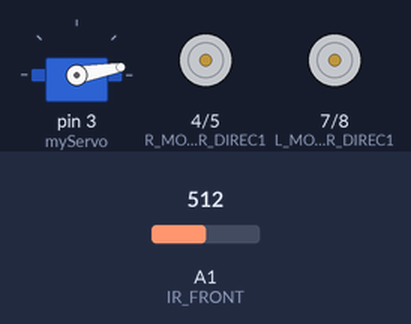
The sketch below on a simulated Arduino Uno, built with avr-gcc and run on an emulated ATmega328P. On the bench: servo, motor-driver pin pairs drawn as motors (green arrow = first pin HIGH = forward, orange = second pin HIGH = backward, longer = more drive, scaled by the enable pin). The test bench sets the inputs (shaded band); at power-on: A1 (IR_FRONT) = 512. What the sketch prints to the serial monitor is not drawn.

Above: at 1.5 s.
1.6 s: A1 (IR_FRONT) set to 416
At 3.0 s:
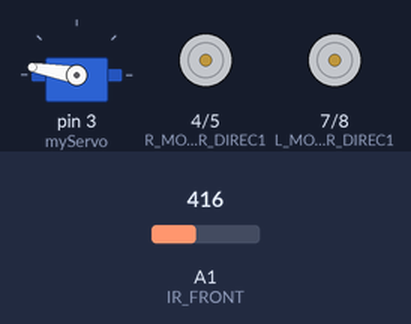
6.1 s: A1 (IR_FRONT) set to 391
At 9.1 s:
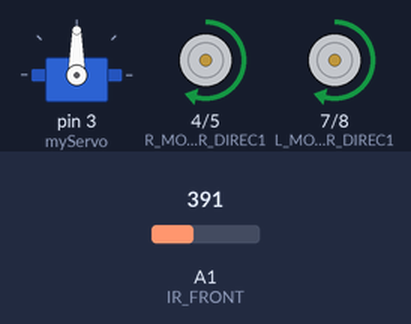
Timing chart, 0 to 10.6 s (numbered marks = the images above; inputs shaded):
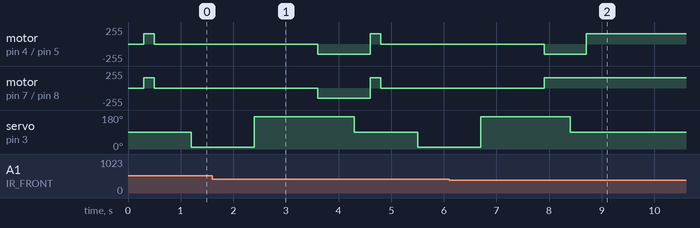

Measured:
- the behaviour switches between 401 and 400 on A1 (IR_FRONT) (found by bisection; images 1 and 2)

The sketch:

DaMazeFrontIRsensorPANTest.ino
```cpp
// Source                       ::     DaMaze.ino
// Description                  ::     autonomous maze solving vehicle
//                              ::     This program will grow in functionality through a series of project phases.
// Original Program Template    ::     adapted from J.E.Marriott / March 2017


// Phase 0
// Modified by      ::   R.Barriault / April 2018
//                        6.a. Testing drive motor control
// Phase 1
// Modified by     ::     Your Name / Date                              <----------------- IMPORTANT... Complete these with each phase! -----------------
//                        6.b. Testing FWD facing sensors
// Phase 2
// Modified by     ::     Your Name / Date
//                        6.c. Testing "non-drive" motors
// Phase 3
// Modified by     ::     Your Name / Date
//                        6.d. Testing bottom facing sensors
// Phase 4
// Modified by     ::     Your Name / Date
//                        6.e. Testing switch
// Phase 5
// Modified by     ::     Your Name / Date
//                        8. Maze code; fwd sensors only
// Phase 6
// Modified by     ::     Your Name / Date
//                        9. Maze code; fwd and bottom sensors, return to start
// Phase 7
// Modified by     ::     Your Name / Date
//                        10. ; 11. Seek and grasp object at end of maze and return

//*******************************************************************************************
// It is considered a "best practice" to map out all your pins at the top of the program,
// even the ones that are currently not in use.  Takes the guesswork out of "what is what"!
//
// Using "defines" instead of "declaring variables" reduces memory usage.
// https://www.arduino.cc/en/reference/define
// GooglE "define vs constant variables in Arduino".
//
// References created with "#define" are called CONSTANTS. It is common to signify CONSTANTS as ALL UPPER CASE.
//*******************************************************************************************

// Digital Pin Assignments
#define DO_NOT_USE_0            0
#define DO_NOT_USE_1            1
#define NOT_USED_2              2
#define USEDBYSERVO             3   // myServo attached to pin 3 , mount Front IR Sensor on this servo
#define R_MOTOR_DIREC1          4   // IN1 digitalWrite LOW forward, HIGH reverse
#define R_MOTOR_DIREC2          5   // IN2 digitalWrite HIGH forward, LOW reverse
#define R_MOTOR_SPEED           6   // ENA analogWrite from 0 thru 255
#define L_MOTOR_DIREC1          7   // IN3 digitalWrite LOW forward, HIGH reverse
#define L_MOTOR_DIREC2          8   // IN4 digitalWrite HIGH forward, LOW reverse
#define NOT_USED_9              9   // PWM disabled for pins 9 and 10 due to Servo library
#define NOT_USED_10             10
#define L_MOTOR_SPEED           11  // ENB analogWrite from 0 thru 255
#define MOTOR_REV_SW            12  // reverse Motors when HI
#define MOTOR_STOP_SW           13  // Brake Motors when HI

// Analog Pin Assignments
// Did you know that, if necessary, you can use Analog Pins as Digital?
// The numbers would just continue from above, so A0 is 14 , A1 is 15 , etc.
#define POT                     A0  // pot to control motor speed
#define IR_FRONT                A1  //Front IR Sensor analog input
#define NOT_USED_A2             A2
#define NOT_USED_A3             A3
#define NOT_USED_A4             A4
#define NOT_USED_A5             A5

// CONSTANTS for motor controller commands makes actions easier to remember later on
#define STOP      0
#define MAXSPEED  255

//*******************************************************************************************
// Libraries
// https://www.arduino.cc/en/guide/libraries
// How to install from zip... https://www.arduino.cc/en/guide/libraries#toc4

#include<Servo.h>
Servo myServo;

//*******************************************************************************************
// Global Variables are available to every function in the program.
// Frowned on by traditionally trained programmers, they are widely accepted in the Arduino
// community thanks to their simplicity.  This program uses them for that reason.
// https://www.arduino.cc/en/reference/scope
//
//*******************************************************************************************

// Set initial speed to 60% of maximum.
// Note how the use of the constant MAXSPEED allows the programmer to focus on the
// concept rather than trying to remember some obscure number.
// https://www.arduino.cc/en/reference/int
  int reducedSpeed = MAXSPEED * .60;

// Set initial vehicle direction
// https://www.arduino.cc/reference/en/language/variables/data-types/bool/
 bool Forward   = true;
 bool leftWall = false;
 bool rightWall = false;
 bool frontWall = false;
 int irFrontVal;  // Global Variable: Contains reading from IR sensor
 int pwmOutput;   // Global Variable: sets drive motor speed

//*******************************************************************************************
// The setup() function is called when a sketch starts.
// Use it to initialize variables, pin modes, start communications, etc.
// The setup function will only run once, after each powerup or reset of the Arduino board.
//*******************************************************************************************

void setup() {
   // Open serial port for USB communications
  // https://www.arduino.cc/en/Serial/Begin
  // Comment out this line when using 1Sheeld   <----------------- IMPORTANT -----------------
  Serial.begin(9600);

  // Set pinModes for all active pins    <----------------- IMPORTANT -----------------
  // https://www.arduino.cc/en/Reference/pinMode
  pinMode ( R_MOTOR_DIREC1 , OUTPUT );
  pinMode ( R_MOTOR_DIREC2 , OUTPUT );
  pinMode ( R_MOTOR_SPEED , OUTPUT );
  pinMode ( L_MOTOR_DIREC1 , OUTPUT );
  pinMode ( L_MOTOR_DIREC2 , OUTPUT );
  pinMode ( L_MOTOR_SPEED , OUTPUT );
  pinMode ( MOTOR_REV_SW, INPUT );
  pinMode ( IR_FRONT    ,  INPUT  );

  myServo.attach(3);
  myServo.write(90);
  delay(300);
 }
//*******************************************************************************************
// Ideally, loop() should contain a minimum, or be completely devoid of, "raw code".
// At a glance, it should convey the essence of the core algorithm of the sketch.
// https://www.arduino.cc/en/reference/loop
//*******************************************************************************************

void loop ( void ) {     pwmOutput = reducedSpeed;
     leftWall = false;
     rightWall = false;
     forward();
  getSensorReadings ( );        // look ahead
  Serial.print("front: ");
  Serial.println(irFrontVal);
  if (irFrontVal > 400) {                         // wall too close ahead?
    allStop();
     delay(500);
                                // look left
    myServo.write(10);
    delay(500);
    getSensorReadings ( );
     delay(500);
    int irLeft = irFrontVal;
    Serial.print("---left: ");
    Serial.print(irFrontVal);
    if (irFrontVal > 400) {                       // wall too close on left?
    leftWall = true;
    }
                                // look right
    myServo.write(170);
    delay(500);
    getSensorReadings ( );
     delay(500);
    int irRight = irFrontVal;
    Serial.print("  ----right: ");
    Serial.println(irFrontVal);
    if (irFrontVal > 400) {                       // wall too close on right?
    rightWall = true;
    }
    if (leftWall== true && rightWall== true) {    // stuck in a corner, so backup
      reverse();
    }
    else if (leftWall == true && rightWall == false){                  // wall on left only so go right?
     right();
    }
   else if (leftWall == false && rightWall == true){                 // wall on right only so go left?
     left();
    }
   else if (leftWall == false && rightWall == false){
     if (irLeft >= irRight) {
      right();
     }
      else {
        left();
      }
     }
    delay(500);
   }
  myServo.write(90);             // look ahead
  delay(300);

  // To adhere to the intended algorithm, NOTHING ELSE should be added to loop()
  // without discussing with the course instructor first!

  updateTimers ( );

}


//*******************************************************************************************
//
// Main Functions
// https://www.arduino.cc/en/Reference/FunctionDeclaration
//
//*******************************************************************************************

void getSensorReadings ( void ) {
  irFrontVal = analogRead ( IR_FRONT );
  delay(200);


}

void updateTimers ( void ) {
// Responsibilities :: Update all active timers

   // 4U2Do ... if you have any blinker (or other) timers running, this is a nice central location to update them!


}


void allStop ( void ) {
// Responsibilities :: Motors All Stop
  digitalWrite(R_MOTOR_DIREC1, LOW);
  digitalWrite(R_MOTOR_DIREC2, LOW);
  digitalWrite(L_MOTOR_DIREC1, LOW);
  digitalWrite(L_MOTOR_DIREC2, LOW);
  delay(200);
}


void forward ( void ) {
// Responsibilities :: Motors Forward
  digitalWrite(R_MOTOR_DIREC1, HIGH);
  digitalWrite(R_MOTOR_DIREC2, LOW);
  digitalWrite(L_MOTOR_DIREC1, HIGH);
  digitalWrite(L_MOTOR_DIREC2, LOW);
  analogWrite(R_MOTOR_SPEED, pwmOutput);            // Send PWM signal to Right Motor
  analogWrite(L_MOTOR_SPEED, pwmOutput);            // Send PWM signal to Left Motor
}


void reverse ( void ) {
// Responsibilities :: Motors Reverse
  digitalWrite(R_MOTOR_DIREC1, LOW);
  digitalWrite(R_MOTOR_DIREC2, HIGH);
  digitalWrite(L_MOTOR_DIREC1, LOW);
  digitalWrite(L_MOTOR_DIREC2, HIGH);
  analogWrite(R_MOTOR_SPEED, pwmOutput);            // Send PWM signal to Right Motor
  analogWrite(L_MOTOR_SPEED, pwmOutput);            // Send PWM signal to Left Motor
  delay(200);
}


void left ( void ) {
// Responsibilities :: Motors Left pivot at (leftSpeed, 0)
  digitalWrite(R_MOTOR_DIREC1, HIGH);
  digitalWrite(R_MOTOR_DIREC2, LOW);
  digitalWrite(L_MOTOR_DIREC1, LOW);
  digitalWrite(L_MOTOR_DIREC2, HIGH);
  analogWrite(R_MOTOR_SPEED, pwmOutput);            // Send PWM signal to Right Motor
  analogWrite(L_MOTOR_SPEED, pwmOutput);            // Send PWM signal to Left Motor
}

void right ( void ) {
  digitalWrite(R_MOTOR_DIREC1, LOW);
  digitalWrite(R_MOTOR_DIREC2, HIGH);
  digitalWrite(L_MOTOR_DIREC1, HIGH);
  digitalWrite(L_MOTOR_DIREC2, LOW);
  analogWrite(R_MOTOR_SPEED, pwmOutput);            // Send PWM signal to Right Motor
  analogWrite(L_MOTOR_SPEED, pwmOutput);            // Send PWM signal to Left Motor
}


//*******************************************************************************************
//
//  Misc Functions
//  Anything else should go in this section
//
//*******************************************************************************************
```
